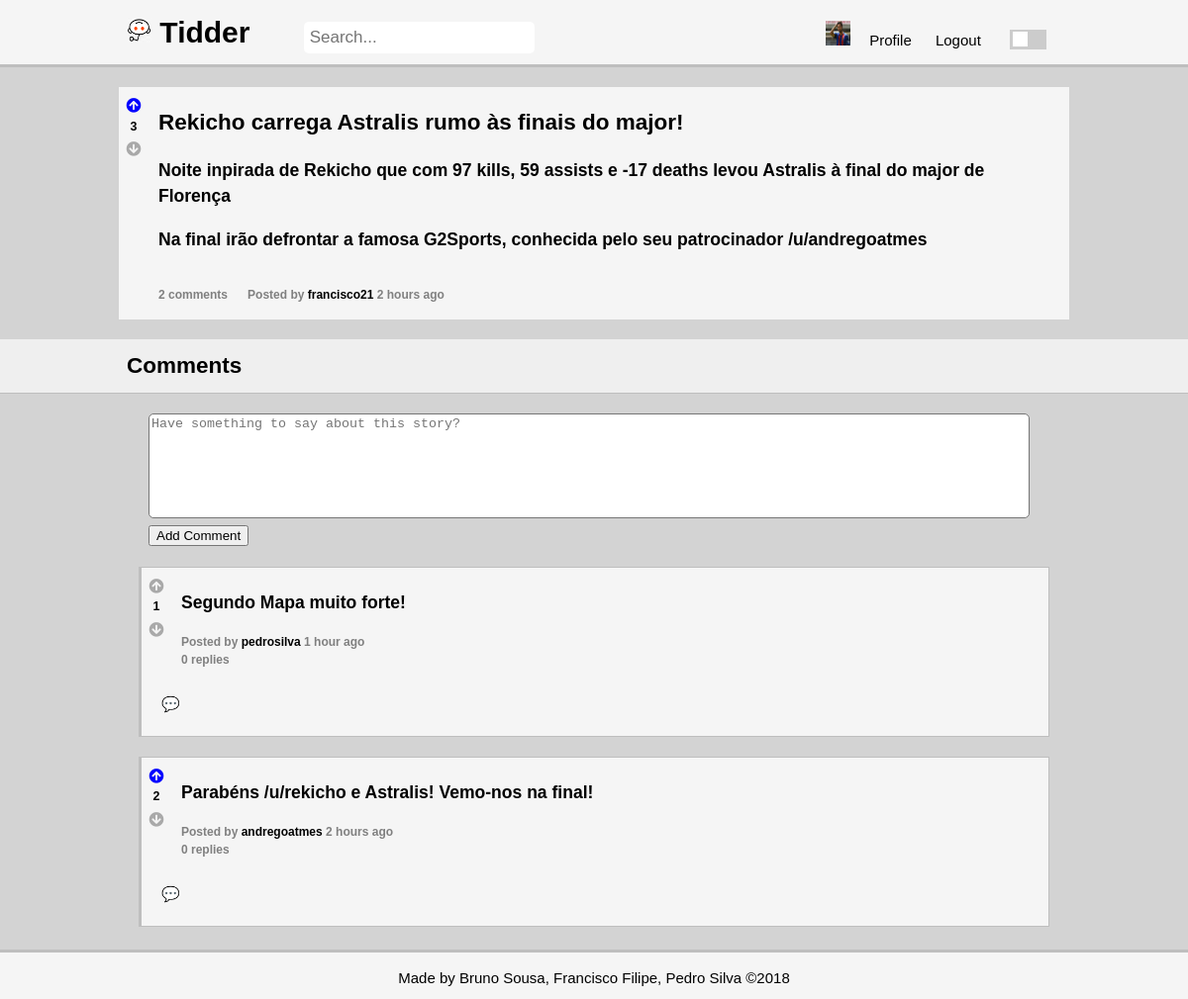
/pages/story.php?story_id=6 (signed in), run on the app's committed database.
### tables this page shows
CREATE TABLE opinion (
    opinion_id INTEGER NOT NULL PRIMARY KEY AUTOINCREMENT,
	parent_id INTEGER REFERENCES opinion(opinion_id),
    opinion_title VARCHAR,
    opinion_text VARCHAR NOT NULL,
	channel_id INTEGER REFERENCES channel,
	posted DATETIME NOT NULL,
    user_id INTEGER NOT NULL REFERENCES user
);

### database/db_story.php (called while the page is built, shortened)
<?php
	function getStory($story_id) {
		$db = Database::instance()->db();
		$stmt = $db->prepare('SELECT * FROM opinion WHERE opinion_id = ? AND parent_id IS NULL');
		$stmt->execute(array($story_id));
		return $stmt->fetch();
	}
?>

### database/db_vote.php (called while the page is built, shortened)
<?php
	function getScore($opinion_id){
		$db = Database::instance()->db();
		$stmt = $db->prepare('SELECT count(*) AS score FROM vote WHERE opinion_id = ? AND value = 1');
		$stmt->execute(array($opinion_id));
		$upvotes = $stmt->fetch()['score'];
		$stmt = $db->prepare('SELECT count(*) AS score FROM vote WHERE opinion_id = ? AND value = -1');
		$stmt->execute(array($opinion_id));
		$downvotes = $stmt->fetch()['score'];
		return $upvotes - $downvotes;
	}
	function getVote($opinion_id, $user_id){
		$db = Database::instance()->db();
		$stmt = $db->prepare('SELECT value FROM vote WHERE opinion_id = ? AND user_id = ?');
		$stmt->execute(array($opinion_id, $user_id));
		$value = $stmt->fetch();
		if($value)
			return $value['value'];
		return 0;
	}
?>

### database/db_comment.php (called while the page is built, shortened)
<?php
	function getAllComments($parent_id) {
		$db = Database::instance()->db();
		$stmt = $db->prepare('SELECT * FROM opinion WHERE parent_id IS ?');
		$stmt->execute(array($parent_id));
		return $stmt->fetchAll();
	}
?>

### database/db_user.php (called while the page is built, shortened)
<?php
	function getUserName($user_id){
		$db = Database::instance()->db();
		$stmt = $db->prepare('SELECT username FROM user WHERE user_id = ?');
		$stmt->execute(array($user_id));
		return $stmt->fetch()['username'];
	}
?>

### includes/date.php (called while the page is built, shortened)
<?php
	function deltaTime($now, $date){
		$time = strtotime($date);
		$delta = $now - $time;
		if(!floor($delta/86400)){
			$time_word = (floor($delta/3600) == 1 ? ' hour ' : ' hours ');
			return floor($delta/3600).$time_word.'ago';
		}
		$time_word = (floor($delta/31104000) == 1 ? ' year ' : ' years ');
		return floor($delta/31104000).$time_word.'ago';
	}
?>

### pages/story.php (the view, shortened to what this page needs)
<?php
	include_once('../includes/date.php');
	include_once('../database/db_user.php');
	include_once('../database/db_story.php');
	include_once('../database/db_comment.php');
	include_once('../database/db_vote.php');
	include_once('../templates/tpl_common.php');
	include_once('../templates/tpl_comments.php');
	$story_id = $_GET['story_id'];
	try {
		$story = getStory($story_id);
    } catch (PDOException $e) {
        die(header('Location: stories.php'));
	}
	$story['opinion_text'] = htmlentities($story['opinion_text']);
	$regex = '/\[([^\]]+)\]\((http[s]?:[\/]{2})?(www\.)?([-a-zA-Z0-9]{2,256}\.[a-z]{2,6}\b[-a-zA-Z0-9@:%_\+.~#?{&amp;}=\/]*)\)/';
	$story['opinion_text'] = preg_replace($regex,"<a href=\"https://www.$4\">$1</a>",$story['opinion_text']);
	$regex_user = '/\/u\/([-a-zA-Z0-9]+)/';
	$story['opinion_text'] = preg_replace($regex_user, "<a href=\"profile.php?username=$1\">$0</a>",$story['opinion_text']);
	$regex_channel = '/\/c\/([-a-zA-Z0-9]+)/';
	$story['opinion_text'] = preg_replace($regex_channel, "<a href=\"stories.php?channel=$1\">$0</a>",$story['opinion_text']);
	$now = time();
	$username = getUserName($story['user_id']);
	$score = getScore($story_id);
	if(isset($_SESSION['user_id']))
		$vote = getVote($story_id, $_SESSION['user_id']);
	draw_header(true);
?>
	<section id="story" data-id="<?=$story_id?>">
		<div class = "container">
			<div class = "votes-container">
				<div class="upvote" role="button" data-value="<?=$vote?>"><i class="fas fa-arrow-circle-up"></i></div>
				<h5><?=htmlentities($score)?></h5>
				<div class="downvote" role="button" data-value="<?=$vote?>"><i class="fas fa-arrow-circle-down"></i></div>
			</div>
			<div class = "story-content">
			<h2><?=htmlentities($story['opinion_title'])?></h2>
			<h3><?php
				$lines = explode(PHP_EOL, $story['opinion_text']);
				foreach($lines as $line) { ?>
					<p><?=$line?></p>
			<?php } ?></h3>
			<?php
			$number_comments = getNumberComments($story_id);
			if($number_comments == 1){ ?>
				<h4><?=$number_comments?> comment</h4>
			<?php } else { ?>
				<h4><?=$number_comments?> comments</h4>
			<?php } ?>
			<h4>Posted by <a href="<?='profile.php?username='.urlencode($username)?>"><?=htmlentities($username)?></a> <?=deltaTime($now, $story['posted'])?></h4>
			</div>
		</div>
	</section>
<?php
	$comments = array_reverse(getAllComments($story_id));
	for($i = 0; $i < count($comments); $i++){
		$comments[$i]['username'] = getUserName($comments[$i]['user_id']);
		$comments[$i]['score'] = getScore($comments[$i]['opinion_id']);
		if(isset($_SESSION['user_id']))
			$comments[$i]['vote'] = getVote($comments[$i]['opinion_id'], $_SESSION['user_id']);
	}
	draw_comments_header($comments,true);
?>

### templates/tpl_comments.php (shortened to what this page needs)
<?php
	include_once('../database/db_comment.php');
	function getNumberComments($story) {
		$comments = getAllComments($story);
		$count = 0;
		foreach($comments as $comment){
			$count += getNumberComments($comment['opinion_id']);
		}
		return count($comments) + $count;
	}
	function draw_comments_header($comments,$not_profile){
		global $page;
		global $story_id;
		if($not_profile){ ?>
			<section id="comments" data-id="<?=$story_id?>">
		<?php } else { ?>
			<section id="comments">
		<?php } ?>
			<header class = "secondary-header">
				<div class = "container">
					<h2>Comments</h2>
				</div>
			</header>
			<div class="container">
		<?php if($not_profile){
			if((isset($_SESSION['user_id']))) { ?>
				<form>
					<textarea name="comment" placeholder="Have something to say about this story?" required></textarea>
					<input type="submit" value="Add Comment">
				</form>
		<?php } else { ?>
			<footer class = "secondary-footer">
				<p>Want to comment? <a href='../pages/login.php?redirect=<?=urlencode($page)?>'>Login</a> or <a href='../pages/signup.php?redirect=<?=urlencode($page)?>'>Signup</a></p>
			</footer>
		<?php }
		}
		draw_comments($comments,$not_profile);?>
			</div>
		</section>
	<?php }
	function draw_comments($comments, $not_profile){
		global $story_id?>
		<ol>
		<?php
		    foreach($comments as $comment)
				draw_comment($comment, $not_profile);
		?>
	    </ol>
        <?php } ?>
    <?php function draw_comment($comment, $not_profile) {
		global $now;
		$comment['opinion_text'] = htmlentities($comment['opinion_text']);
		$regex = '/\[([^\]]+)\]\((http[s]?:[\/]{2})?(www\.)?([-a-zA-Z0-9]{2,256}\.[a-z]{2,6}\b[-a-zA-Z0-9@:%_\+.~#?{&amp;}=\/]*)\)/';
		$comment['opinion_text'] = preg_replace($regex,"<a href=\"https://www.$4\">$1</a>",$comment['opinion_text']);
		$regex_user = '/\/u\/([-a-zA-Z0-9]+)/';
		$comment['opinion_text'] = preg_replace($regex_user, "<a href=\"profile.php?username=$1\">$0</a>",$comment['opinion_text']);
		$regex_channel = '/\/c\/([-a-zA-Z0-9]+)/';
		$comment['opinion_text'] = preg_replace($regex_channel, "<a href=\"stories.php?channel=$1\">$0</a>",$comment['opinion_text']);
		?>
		<li>
		<article class="comment" data-id="<?=$comment['opinion_id']?>">
			<div class = "votes-container">
				<div class="upvote" role="button" data-value="<?=$comment['vote']?>"><i class="fas fa-arrow-circle-up"></i></div>
				<h5><?=$comment['score']?></h5>
				<div class="downvote" role="button" data-value="<?=$comment['vote']?>"><i class="fas fa-arrow-circle-down"></i></div>
			</div>
			<div class = "comment-container">
			<h3><?=$comment['opinion_text']?></h3>
			<h4>Posted by <a href="<?='profile.php?username='.urlencode($comment['username'])?>"><?=htmlentities($comment['username'])?></a> <?=deltaTime($now, $comment['posted'])?></h4>
			<?php
			$replieNum = getNumberComments($comment['opinion_id']);
			if($replieNum == 1){ ?>
				<h4><?=$replieNum?> reply</h4></div>
			<?php } else { ?>
				<h4><?=$replieNum?> replies</h4></div>
			<?php }
			if(isset($_SESSION['user_id']) && $not_profile) { ?>
				<div class="comment_comment" role="button">&#128172;</div>
			<?php }
				$comments = array_reverse(getAllComments($comment['opinion_id']));
				draw_comments($comments,$not_profile);
			?>
		</article>
		</li>
    <?php } ?>

### css/style.css (style rules this page uses)
html, body { height: 100%; margin: 0; }
body { background-color: var(--main-bg); font: 15px/1.5 Arial, Helvetica, sans-serif; padding: 0; position: relative; }
h2, h3, h5,p { color: var(--main-font-color); }
h4 { font-size: 12px; color: var(--secondary-font-color); }
.container { width: 80%; margin: 0px auto; overflow: hidden; min-height: 100%; position: relative; }
.comment_comment { margin: 20px; }
section#comments form { margin: 20px auto 10px 30px; }
a { color: var(--main-font-color); text-decoration: none; }
ol { list-style-type: none; padding: 0; }
.fa-arrow-circle-down, .fa-arrow-circle-up { color: var(--icon-color); }
.light .upvote[data-value="1"] .fa-arrow-circle-up , .fa-arrow-circle-up:hover { color: blue; }
.upvote , .downvote { margin:0; padding:0; margin-top: 3px; }
header { background-color: var(--writing-bg); color: var(--main-font-color); padding: 10px; border-bottom: var(--border-color) 3px solid; }
.secondary-header { background-color: var(--secondary-writing-bg); border-bottom: var(--border-color) 1px solid; }
section#story .container { margin-top: 20px; background-color: var(--writing-bg); margin-bottom: 20px; }
section#story .container h4 { float: left; padding-right: 20px; }
.story-content { padding-left: 40px; padding-right: 40px; }
.secondary-header h3, .secondary-header h2 { display: inline-block; padding-right: 20px; margin: 0; }
.comment-container { padding: 5px; padding-left: 40px; }
.comment-container h4 { margin:0; padding:0; padding-right: 20px; }
article.comment { background-color: var(--writing-bg); border: 1px solid var(--border-color); border-left: 3px solid var(--border-color); margin: 20px; }
textarea { resize: none; outline: none; overflow: auto; width: 95%; height: 100px; border-radius:5px; }
.votes-container { position: absolute; float: left; width: 30px; display: flex; align-items: center; justify-content: center; flex-direction: column; margin-top: 5px; }
.votes-container h5 { padding: 0; margin: 0; text-align: center; }

### css/color.css (style rules this page uses)
:root { --grey-shade-0: #f9f9f9; --grey-shade-1: #f5f5f5; --grey-shade-1-5: #efefef; --grey-shade-2: #d3d3d3; --grey-shade-3: #bebebe; --grey-shade-4: #a9a9a9; --grey-shade-5: #808080; --grey-shade-6: #505050; --grey-shade-7: #303030; --grey-shade-7-5: #a79e9e; --grey-shade-8: #3b3737; --grey-shade-9: #928d88; --grey-shade-10: #bebebe; }
body.light { --main-bg: var(--grey-shade-2); --hover-bg: var(--grey-shade-2); --writing-bg: var(--grey-shade-1); --secondary-writing-bg: var(--grey-shade-1-5); --border-color: var(--grey-shade-3); --main-font-color: black; --secondary-font-color: var(--grey-shade-5); --icon-color: var(--grey-shade-4); --button-color: var(--grey-shade-3); --button-color-hover: var(--grey-shade-5); }

### data on the page
opinion: opinion_title "Rekicho carrega Astralis rumo às finais do major!", posted "2 hours ago"
opinion: score "1", opinion_text "Segundo Mapa muito forte!", username "pedrosilva", posted "1 hour ago", replieNum "0"
opinion: $comment['vote'] 1 (drawn), score "2", opinion_text "Parabéns /u/rekicho e Astralis! Vemo-nos na final!", username "andregoatmes", posted "2 hours ago", replieNum "0"

### other printed values
$score "3"
$line "Na final irão defrontar a famosa G2Sports, conhecida pelo seu patrocinador /u/andregoatmes"
$number_comments "2"
$username "francisco21"
